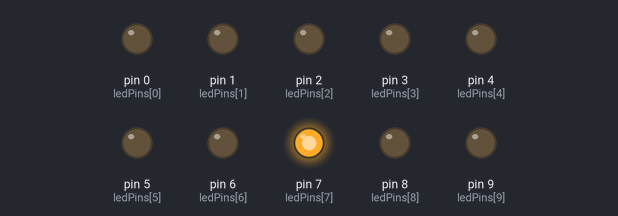
Simulated run of this sketch. Board: Arduino Uno, built with avr-gcc and run on an emulated ATmega328P. Shown: output pins drawn as LEDs (lit = HIGH). Random numbers use the default seed unless the sketch sets one.

Above: at 0.1 s.
At 2.1 s:
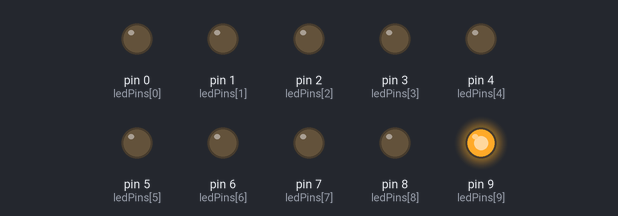
At 4.1 s:
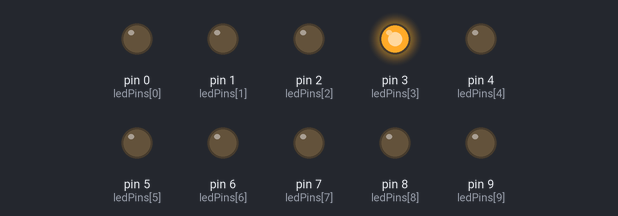
At 10.1 s:
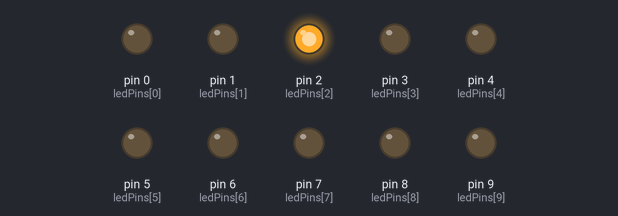
At 20.1 s:
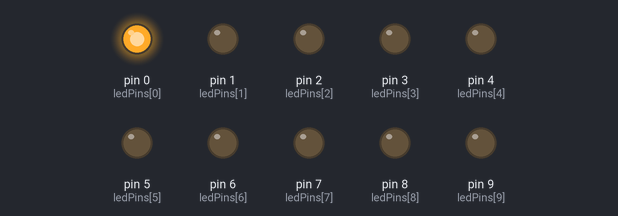
At 39.1 s:
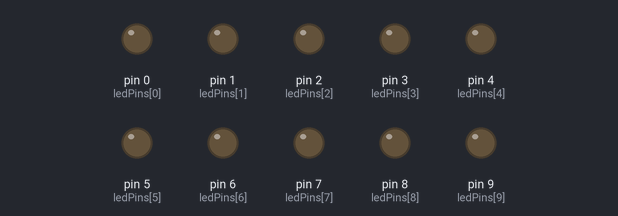
Timing chart, 0 to 40.0 s (numbered marks = the images above):
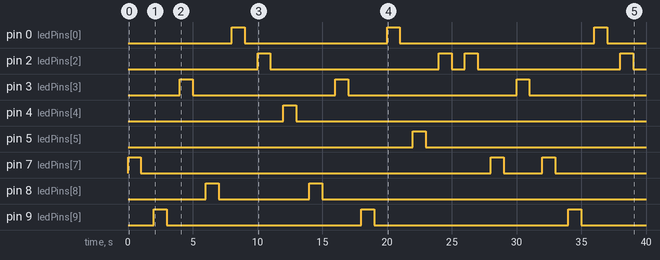

Measured:
- by itself, pin 0 (ledPins[0]): goes HIGH 1.0 s, LOW 11.0 s, HIGH 1.0 s, LOW 15.0 s, HIGH 1.0 s, then LOW
- by itself, pin 2 (ledPins[2]): LOW → HIGH at 10.0 s, → LOW 1.0 s later, → HIGH 13.0 s later, → LOW 1.0 s later, … (8 changes in this stretch)
- by itself, pin 3 (ledPins[3]): goes HIGH 1.0 s, LOW 11.0 s, HIGH 1.0 s, LOW 13.0 s, HIGH 1.0 s, then LOW
- by itself, pin 4 (ledPins[4]): LOW → HIGH at 12.0 s, → LOW 1.0 s later
- by itself, pin 5 (ledPins[5]): LOW → HIGH at 22.0 s, → LOW 1.0 s later
- by itself, pin 7 (ledPins[7]): goes HIGH 1.0 s, LOW 27.0 s, HIGH 1.0 s, LOW 3.0 s, HIGH 1.0 s, then LOW
- by itself, pin 8 (ledPins[8]): alternates HIGH for 1.0 s and LOW for 7.0 s, 4 changes in all, then stays LOW
- by itself, pin 9 (ledPins[9]): alternates HIGH for 1.0 s and LOW for 15.0 s

The sketch:

MultipleRandomLed.ino
```cpp
int ledPins[] = {0, 1, 2, 3, 4, 5, 6, 7, 8, 9};
const int pinCount = sizeof(ledPins) / sizeof(int);

void setup()
{
  // put your setup code here, to run once:
  for (int idx=0; idx < pinCount; idx++)
  {
    pinMode(ledPins[idx], OUTPUT);
  }

}

void loop()
{
  int randomIdx = random(pinCount);
  digitalWrite(ledPins[randomIdx], HIGH);   // turn the LED on (HIGH is the voltage level)
  delay(1000);                       // wait for a second
  digitalWrite(ledPins[randomIdx], LOW);    // turn the LED off by making the voltage LOW
  delay(1000);
}
```
